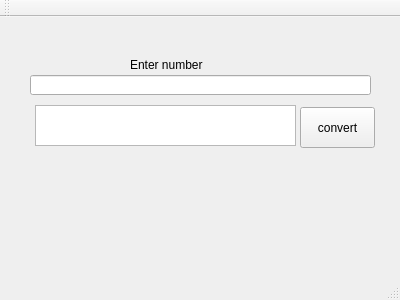
<?xml version="1.0" encoding="UTF-8"?>
<ui version="4.0">
 <class>MainWindow</class>
 <widget class="QMainWindow" name="MainWindow">
  <property name="geometry">
   <rect>
    <x>0</x>
    <y>0</y>
    <width>400</width>
    <height>300</height>
   </rect>
  </property>
  <property name="windowTitle">
   <string>integer to word</string>
  </property>
  <widget class="QWidget" name="centralWidget">
   <widget class="QLineEdit" name="lineEdit">
    <property name="geometry">
     <rect>
      <x>30</x>
      <y>58</y>
      <width>341</width>
      <height>20</height>
     </rect>
    </property>
   </widget>
   <widget class="QLabel" name="label">
    <property name="geometry">
     <rect>
      <x>130</x>
      <y>38</y>
      <width>101</width>
      <height>20</height>
     </rect>
    </property>
    <property name="text">
     <string>Enter number</string>
    </property>
   </widget>
   <widget class="QPushButton" name="pushButton">
    <property name="geometry">
     <rect>
      <x>300</x>
      <y>90</y>
      <width>75</width>
      <height>41</height>
     </rect>
    </property>
    <property name="text">
     <string>convert</string>
    </property>
   </widget>
   <widget class="QTextBrowser" name="textBrowser">
    <property name="geometry">
     <rect>
      <x>35</x>
      <y>88</y>
      <width>261</width>
      <height>41</height>
     </rect>
    </property>
   </widget>
  </widget>
  <widget class="QMenuBar" name="menuBar">
   <property name="geometry">
    <rect>
     <x>0</x>
     <y>0</y>
     <width>400</width>
     <height>18</height>
    </rect>
   </property>
  </widget>
  <widget class="QToolBar" name="mainToolBar">
   <attribute name="toolBarArea">
    <enum>TopToolBarArea</enum>
   </attribute>
   <attribute name="toolBarBreak">
    <bool>false</bool>
   </attribute>
  </widget>
  <widget class="QStatusBar" name="statusBar"/>
 </widget>
 <layoutdefault spacing="6" margin="11"/>
 <resources/>
 <connections/>
</ui>
